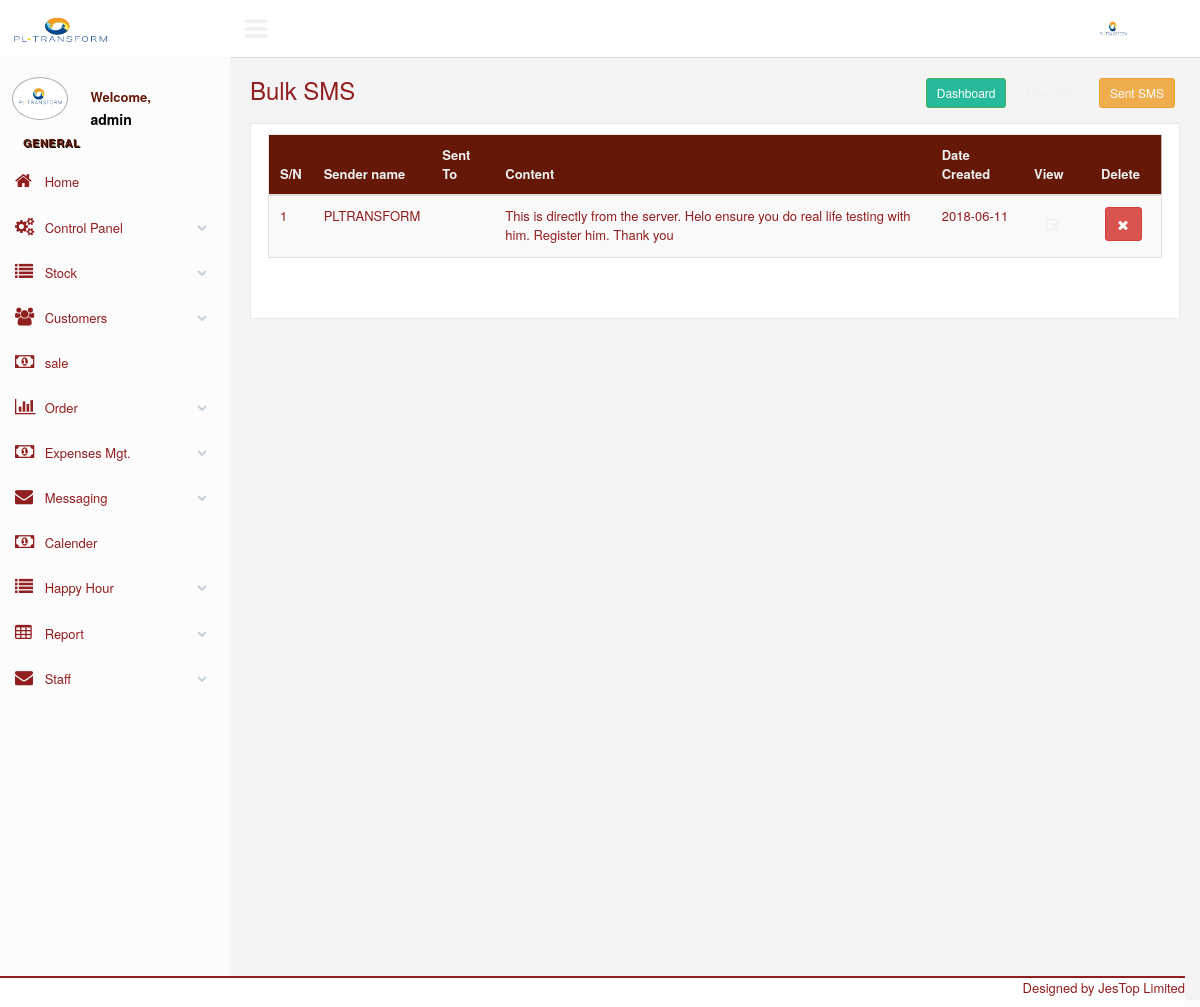
Page /Messaging.php (signed in) on the committed database.
### tables this page shows
CREATE TABLE `messages` (
  `mid` int(11) NOT NULL,
  `Sender` text NOT NULL,
  `Content` varchar(500) NOT NULL,
  `towhom` int(11) NOT NULL,
  `phones` longtext NOT NULL,
  `user` int(11) NOT NULL,
  `xdate` date NOT NULL
);

### Messaging.php (the view, shortened to what this page needs)
<?php require_once("includes/session.php"); ?>
<?php
	$pg = isset($_GET["pg"]) ? $_GET["pg"] : '';
?>
<?php
	include("header.php");
?>
            <div class="right_col" role="main">
                <div class="">
                    <div class="page-title">
                        <div class="title_left">
                            <h3>Bulk SMS</h3>
                        </div>
                        <div class="title_right">
                            <div class="col-md-7 col-sm-7 col-xs-12 form-group pull-right top_search">
                            	 <a href="dashboard" class="btn btn-sm btn-success">Dashboard</a>
                                 <a href="Messaging?pg=1" class="btn btn-sm btn-dark">New SMS</a>
                                 <a href="Messaging" class="btn btn-sm btn-warning">Sent SMS</a>
                            </div>
                        </div>
                    </div>
                    <div class="clearfix"></div>
                    <div class="row">
                        <div class="col-md-12 col-sm-12 col-xs-12">
                            <div class="x_panel" >
							<?php
								if ($pg == "")
										{
							?>
								<table class="table table-striped responsive-utilities jambo_table" id="example">
							<?php
										$select_content=("select * from messages order by xdate desc");
										$content_result= mysqli_query($db, $select_content) or die (mysqli_error($db));
										$content = mysqli_fetch_assoc($content_result);
										$num_chk = mysqli_num_rows ($content_result);
										$k = 0
							?>
							<?php
							if ($num_chk == 0)
								{
							?>
												<tr height="23" onMouseOver="this.style.backgroundColor='#FFCC66';" onMouseOut="this.style.backgroundColor='';" bgcolor="#EFEFEF">
													<td colspan="5"  align="center">No Record Found</td>
												</tr>
							<?php
							}
								else
							{
							?>
											<thead>
												<tr>
													<th>S/N</th>
													<th>Sender name</th>
													<th>Sent To</th>
													<th>Content</th>
													<th>Date Created</th>
													<th>View</th>
													<th>Delete</th>
												</tr>
												</thead>
												<tbody>
							<?php do {
										$k = $k + 1;
										?>
												<tr>
													<td><?php echo $k  ?></td>
													<td><?php  echo $content['Sender']?></td>
													<td><?php  if($content['towhom'] == 1){ echo "Guardian/Parents" ;} else if($content['towhom'] == 2){ echo "Tearcher"; } else if($content['towhom'] == 3){ echo "Non Teacher"; }?></td>
													<td><?php  echo $content['Content']?></td>
													<td><?php  echo ucfirst($content ['xdate'])?></td>
													<td width="5%"  style="font-weight:normal"><a href="Messaging?id=<?php echo ($content ['mid'])?>&pg=3" target="_parent" class="btn btn-dark"><i class="fa fa-edit"></i></a></td>                                                   <td width="8%" align="center"><a href="Messaging?id=<?php  echo ($content ['mid'])?>&pg=6" target="_parent" onClick="return confirmDel();" class="btn btn-danger"><i class="fa fa-close"></i></a> </td>
												</tr>
										 <?php } while ($content = mysqli_fetch_assoc($content_result)); ?>
							<?php
								}
							?>
							<?php
							}
							?>
							</tbody>
							</table>
                            </div>
                        </div>
                    </div>
                </div>
               <?php include("includes/footer.php")?>

### css/calendar/fullcalendar.print.css (style rules this page uses)
th, td, hr, thead, tbody, .fc-row { border-color: #ccc !important; background: #fff !important; }

### rows in the picture
messages: Sender "PLTRANSFORM", Content "This is directly from the server. Helo ensure you do real life testing with him. Register him. Thank you", xdate "2018-06-11"

### other values in the picture
$_SESSION["username"] "admin"
